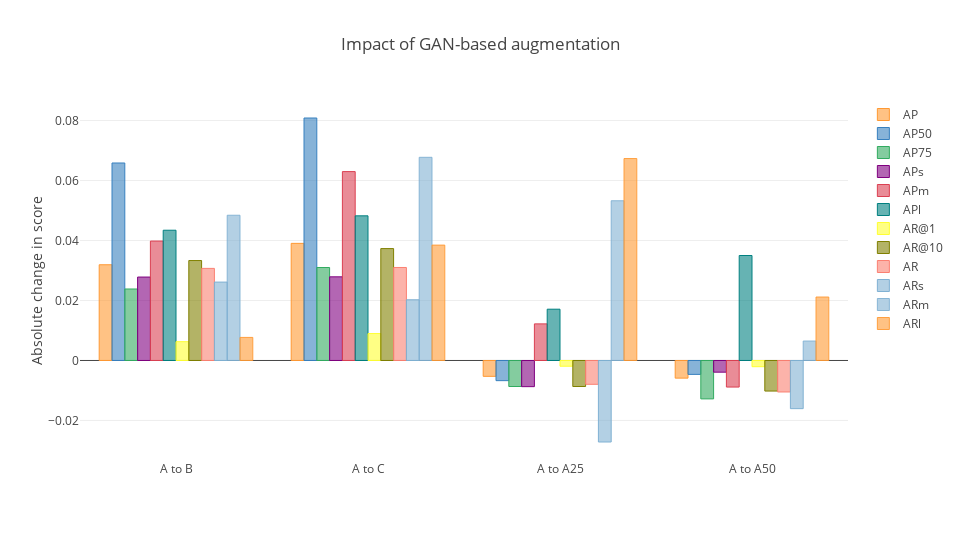

The notebook cell this image was saved under:
### Code cell
cf.go_offline(connected = True)
config = {
    "modeBarButtonsToRemove": ["sendDataToCloud"],
    "displaylogo": False
}
layout = {
    "title": "Impact of GAN-based augmentation",
    "yaxis": {
        "title": "Absolute change in score"
    },
    "width": 960,
    "height": 540
}
fig = df_combined.iplot(kind = "bar", y = ["AP", "AP50", "AP75", "APs", "APm", "APl", "AR@1", "AR@10", "AR", "ARs", "ARm", "ARl"], layout = layout, asFigure = True)
py.offline.iplot(fig, show_link = False, config = config)

### Figure 1 — Plotly figure (JSON) as saved in the notebook; plotly's stock layout.template omitted (floating-point values rounded to 4 significant figures)
{"data": [{"marker": {"color": "rgba(255, 153, 51, 0.6)", "line": {"color": "rgba(255, 153, 51, 1.0)", "width": 1}}, "name": "AP", "orientation": "v", "text": "", "type": "bar", "uid": "0745535d-5999-40bc-96dd-17b15f315603", "x": ["A to B", "A to C", "A to A25", "A to A50"], "y": [0.03191, 0.03904, -0.005283, -0.005881]}, {"marker": {"color": "rgba(55, 128, 191, 0.6)", "line": {"color": "rgba(55, 128, 191, 1.0)", "width": 1}}, "name": "AP50", "orientation": "v", "text": "", "type": "bar", "uid": "700fef07-86cb-49b8-9406-70831d0126b4", "x": ["A to B", "A to C", "A to A25", "A to A50"], "y": [0.06583, 0.08083, -0.006721, -0.004633]}, {"marker": {"color": "rgba(50, 171, 96, 0.6)", "line": {"color": "rgba(50, 171, 96, 1.0)", "width": 1}}, "name": "AP75", "orientation": "v", "text": "", "type": "bar", "uid": "af08cc14-36ec-4707-9a55-0f753598bc52", "x": ["A to B", "A to C", "A to A25", "A to A50"], "y": [0.02383, 0.03099, -0.008674, -0.0128]}, {"marker": {"color": "rgba(128, 0, 128, 0.6)", "line": {"color": "rgba(128, 0, 128, 1.0)", "width": 1}}, "name": "APs", "orientation": "v", "text": "", "type": "bar", "uid": "db0e9662-5caf-445e-8bee-8c5e2ef01e05", "x": ["A to B", "A to C", "A to A25", "A to A50"], "y": [0.02781, 0.02788, -0.00872, -0.003897]}, {"marker": {"color": "rgba(219, 64, 82, 0.6)", "line": {"color": "rgba(219, 64, 82, 1.0)", "width": 1}}, "name": "APm", "orientation": "v", "text": "", "type": "bar", "uid": "0c93f4df-e898-44fb-8c24-79982d78d4df", "x": ["A to B", "A to C", "A to A25", "A to A50"], "y": [0.03981, 0.06296, 0.0122, -0.008856]}, {"marker": {"color": "rgba(0, 128, 128, 0.6)", "line": {"color": "rgba(0, 128, 128, 1.0)", "width": 1}}, "name": "APl", "orientation": "v", "text": "", "type": "bar", "uid": "6f054aa3-5b92-43a1-bee1-9083920ccf84", "x": ["A to B", "A to C", "A to A25", "A to A50"], "y": [0.04342, 0.04822, 0.0171, 0.03499]}, {"marker": {"color": "rgba(255, 255, 51, 0.6)", "line": {"color": "rgba(255, 255, 51, 1.0)", "width": 1}}, "name": "AR@1", "orientation": "v", "text": "", "type": "bar", "uid": "1d64848f-accc-4e41-b62f-634fc30432e0", "x": ["A to B", "A to C", "A to A25", "A to A50"], "y": [0.006267, 0.008975, -0.001917, -0.002069]}, {"marker": {"color": "rgba(128, 128, 0, 0.6)", "line": {"color": "rgba(128, 128, 0, 1.0)", "width": 1}}, "name": "AR@10", "orientation": "v", "text": "", "type": "bar", "uid": "38c1b812-198a-44a3-b800-25b04e0179d9", "x": ["A to B", "A to C", "A to A25", "A to A50"], "y": [0.03331, 0.0373, -0.008671, -0.01019]}, {"marker": {"color": "rgba(251, 128, 114, 0.6)", "line": {"color": "rgba(251, 128, 114, 1.0)", "width": 1}}, "name": "AR", "orientation": "v", "text": "", "type": "bar", "uid": "71c502c8-9848-4e6c-80b5-75ba8902e468", "x": ["A to B", "A to C", "A to A25", "A to A50"], "y": [0.0307, 0.031, -0.00794, -0.0105]}, {"marker": {"color": "rgba(128, 177, 211, 0.6)", "line": {"color": "rgba(128, 177, 211, 1.0)", "width": 1}}, "name": "ARs", "orientation": "v", "text": "", "type": "bar", "uid": "b5516b40-e242-459d-a5f1-5f83b3a5fef0", "x": ["A to B", "A to C", "A to A25", "A to A50"], "y": [0.02614, 0.02024, -0.02717, -0.01606]}, {"marker": {"color": "rgba(128, 177, 211, 0.6)", "line": {"color": "rgba(128, 177, 211, 0.8999999999999999)", "width": 1}}, "name": "ARm", "orientation": "v", "text": "", "type": "bar", "uid": "bacba175-af36-40f4-9aac-116c5be1fb91", "x": ["A to B", "A to C", "A to A25", "A to A50"], "y": [0.04841, 0.06772, 0.05324, 0.006483]}, {"marker": {"color": "rgba(255, 153, 51, 0.6)", "line": {"color": "rgba(255, 153, 51, 0.8999999999999999)", "width": 1}}, "name": "ARl", "orientation": "v", "text": "", "type": "bar", "uid": "a6425ab6-cccb-4c9b-bb16-1f560e3e0c08", "x": ["A to B", "A to C", "A to A25", "A to A50"], "y": [0.007692, 0.03846, 0.06731, 0.02115]}], "layout": {"height": 540, "title": {"text": "Impact of GAN-based augmentation"}, "width": 960, "yaxis": {"title": {"text": "Absolute change in score"}}}}
